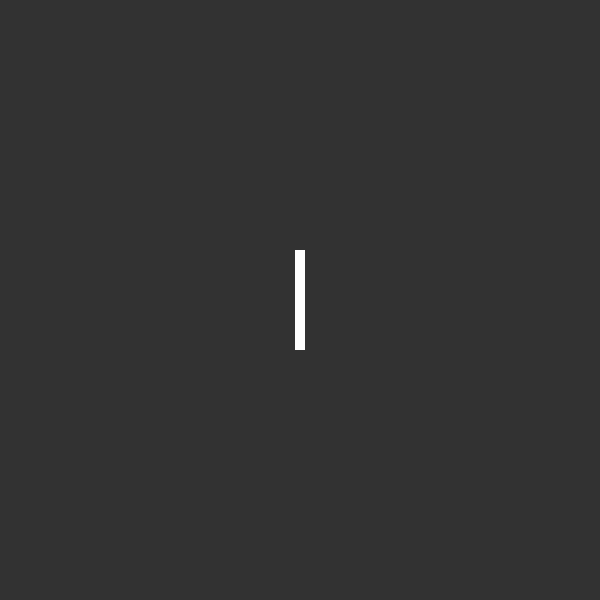
Frame 1 (no input)
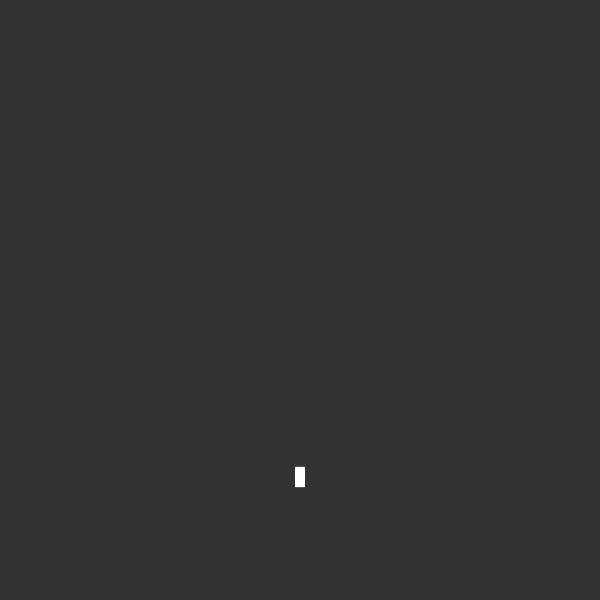
Frame 60 (the mouse pressed at the canvas centre just before this capture)
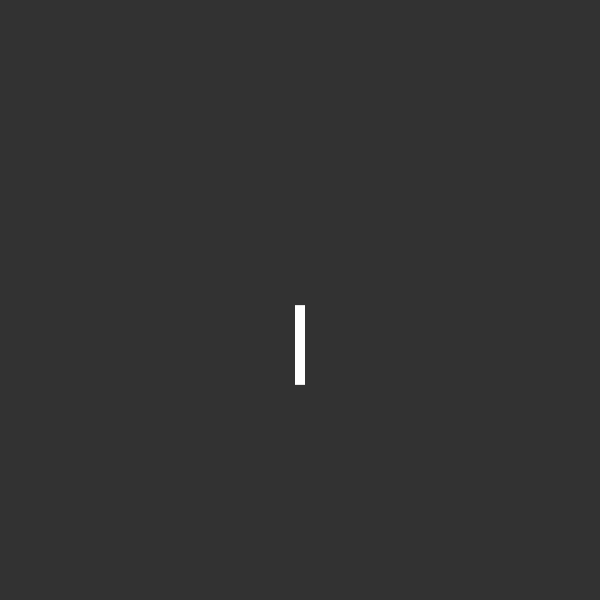
Frame 120 (the mouse held since frame 60 and released just before this capture)

The Processing sketch that drew these frames (run headless with seeded random() and noise(); from frame 60 on, the mouse is pressed at the canvas centre):

// Processing sketch: Tweening
// ── Tweening.pde

/*
TWEENING
Jeff Thompson | 2019 | jeffreythompson.org

Tweening is the smooth transition of one shape
to another. In its original sense, tweening was
short for "in-betweening." In cell animation, the
animator would draw in the frames between two
keyframes, creating smooth character motion.

Tweening today is a complex technical process, but
we can do some simple transformations as an object
moves, giving another layer of dynamism.

*/


float speed =     3;    // speed of motion
float distance =  400;  // how far the rect can travel
float minHeight = 10;   // height at ends of travel
float maxHeight = 100;  // height when at center of travel

float h;                // height of the rectangle
float y;                // y position


void setup() {
  size(600,600);

  // start in center of screen
  y = height/2;
}


void draw() {
  background(50);
  
  // use map() to set the shape's height based on
  // its y position — we use an if statement here so
  // that when the shape is at the top or bottom it's
  // smallest, largest when it's at the center
  if (y < height/2) {
    h = map(y, height/2-distance/2, height/2, minHeight,maxHeight);
  }
  else {
    h = map(y, height/2, height/2+distance/2, maxHeight,minHeight);
  }
  
  // draw the shape
  fill(255);
  noStroke();
  rectMode(CENTER);
  rect(width/2,y, 10,h);
  
  // update the position and bounce
  y += speed;
  if (y > height/2+distance/2) {
    speed *= -1;
  }
  else if (y < height/2-distance/2) {
    speed *= -1;
  }
}
